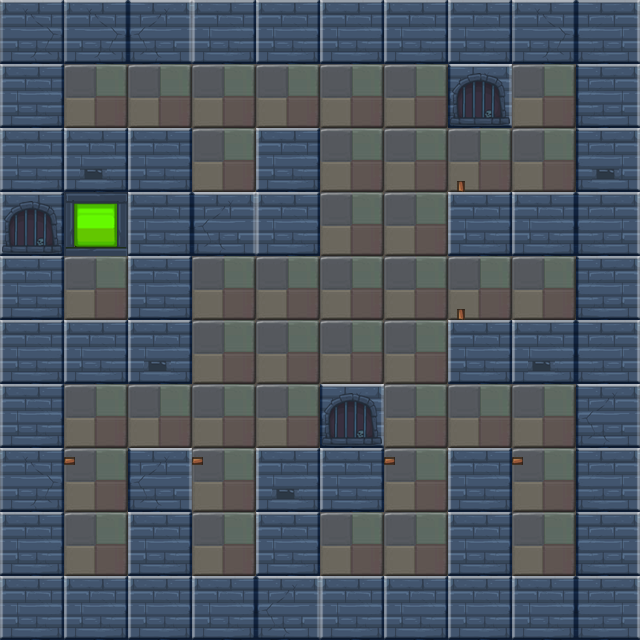

A level layout from a 2D game, rendered from its tile map. Below: a short description, then the map file with tile-grid data replaced by summaries:
An orthogonal 10x10 tile map with 64x64 px tiles, 2 tile layers (bg1, fg1) and 46 objects (17x wall, 15x enemy, 4x banzi, 2x banziL, player, ...).

<map version="1.0" orientation="orthogonal" renderorder="right-down" width="10" height="10" tilewidth="64" tileheight="64">
 <properties>
  <property name="maxStep" value="21" />
 </properties>
 <tileset firstgid="1" name="lv3map" tilewidth="64" tileheight="64">
  <image source="lv3map.png" width="256" height="256" />
 </tileset>
 <layer name="bg1" width="10" height="10">
  <data>[100 cells, 100 non-empty, 5 distinct tile ids]</data>
 </layer>
 <layer name="fg1" width="10" height="10">
  <data>[100 cells, 15 non-empty, 4 distinct tile ids]</data>
 </layer>
 <objectgroup name="obj1">
  <object name="wall" x="0" y="0" width="640" height="64" />
  <object name="wall" x="0" y="0" width="64" height="576" />
  <object name="wall" x="0" y="576" width="640" height="64" />
  <object name="wall" x="256" y="128" width="64" height="128" />
  <object name="wall" x="128" y="128" width="64" height="256" />
  <object name="wall" x="0" y="128" width="192" height="64" />
  <object name="wall" x="576" y="0" width="64" height="576" />
  <object name="wall" x="448" y="192" width="192" height="64" />
  <object name="wall" x="448" y="0" width="64" height="128" />
  <object name="wall" x="128" y="192" width="192" height="64" />
  <object name="wall" x="0" y="320" width="192" height="64" />
  <object name="player" x="128" y="64" width="64" height="64" />
  <object name="enemy" x="64" y="384" width="64" height="64" />
  <object name="enemy" x="192" y="384" width="64" height="64" />
  <object name="mutiaoL" x="256" y="64" width="64" height="64">
   <properties>
    <property name="target" value="mutiaoL" />
   </properties>
  </object>
  <object name="box" x="64" y="256" width="64" height="64" />
  <object name="door" x="64" y="64" width="64" height="64" />
  <object name="banziL" x="448" y="256" width="13" height="64">
   <properties>
    <property name="isOver" value="false" />
   </properties>
  </object>
  <object name="key" x="192" y="64" width="64" height="64">
   <properties>
    <property name="active" value="false" />
   </properties>
  </object>
  <object name="enemy" x="512" y="512" width="64" height="64" />
  <object name="enemy" x="384" y="512" width="64" height="64" />
  <object name="enemy" x="128" y="384" width="64" height="64" />
  <object name="fazhen_B" x="192" y="128" width="64" height="64">
   <properties>
    <property name="target" value="fazhen_A" />
   </properties>
  </object>
  <object name="wall" x="128" y="448" width="64" height="192" />
  <object name="wall" x="320" y="384" width="64" height="128" />
  <object name="wall" x="256" y="448" width="64" height="192" />
  <object name="wall" x="448" y="448" width="64" height="192" />
  <object name="wall" x="448" y="320" width="192" height="64" />
  <object name="banzi" x="192" y="448" width="64" height="13" />
  <object name="enemy" x="256" y="384" width="64" height="64" />
  <object name="enemy" x="192" y="512" width="64" height="64" />
  <object name="enemy" x="64" y="512" width="64" height="64" />
  <object name="enemy" x="384" y="384" width="64" height="64" />
  <object name="enemy" x="448" y="384" width="64" height="64" />
  <object name="enemy" x="512" y="384" width="64" height="64" />
  <object name="enemy" x="320" y="512" width="64" height="64" />
  <object name="enemy" x="512" y="256" width="64" height="64" />
  <object name="enemy" x="512" y="64" width="64" height="64" />
  <object name="enemy" x="512" y="128" width="64" height="64" />
  <object name="wall" x="256" y="448" width="128" height="64" />
  <object name="fazhen_A" x="384" y="64" width="64" height="64">
   <properties>
    <property name="target" value="fazhen_B" />
   </properties>
  </object>
  <object name="fang" x="64" y="192" width="64" height="64">
   <properties>
    <property name="target" value="mutiaoL" />
   </properties>
  </object>
  <object name="banzi" x="64" y="448" width="64" height="13" />
  <object name="banzi" x="512" y="448" width="64" height="13" />
  <object name="banzi" x="384" y="448" width="64" height="13" />
  <object name="banziL" x="448" y="128" width="13" height="64">
   <properties>
    <property name="isOver" value="false" />
   </properties>
  </object>
 </objectgroup>
</map>
